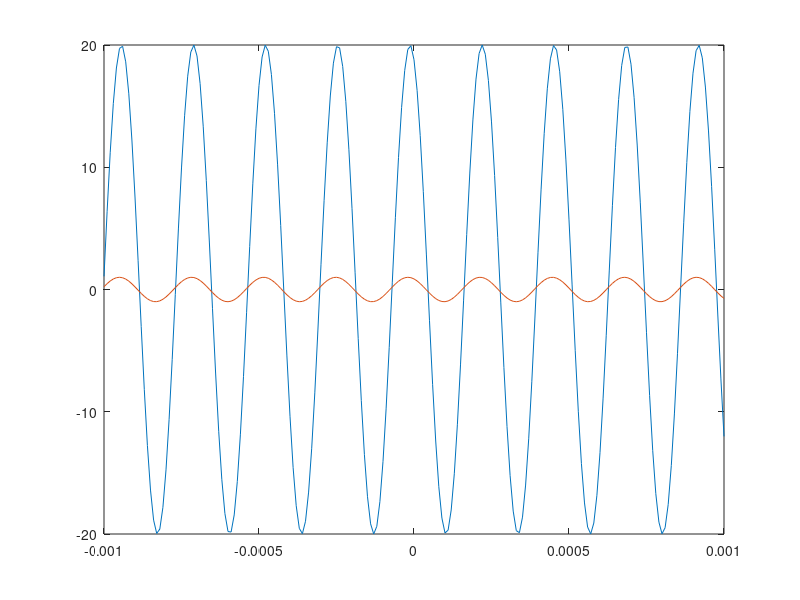

The MATLAB source for this figure:
clc;
clear all; 
close all; 
fs=100000;
d=0.001;
t=-d:1/fs:d; 
A1=20; 
A2=1;
x1 = 20*cos(2*pi*(4297)*t + (20*pi/180));
x2 = cos(2*pi*(4297)*t + (30*pi/180));
plot(t,x1); 
hold on ;
plot(t,x2)
hold off;